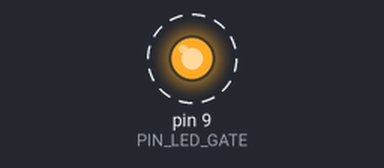
Bench run of a sketch on a simulated Arduino Uno, built with avr-gcc and run on an emulated ATmega328P. Parts: output pins drawn as LEDs (lit = HIGH). Dashed ring = blinking.

Above: at 0.5 s.
Timing chart, 0 to 4.6 s (numbered marks = the images above):
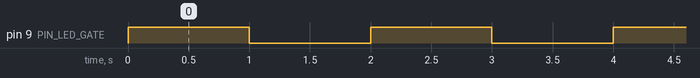

The sketch:

high_power_led_arduino_9v.ino
```cpp
// Arduino-controlled high-power LED example
// Pin map:
// D9 -> 220R gate resistor -> Q1 gate
// Q1 source -> GND
// Q1 drain -> LED cathode
// LED anode -> R1 -> +9V
// R3 10k pulls gate to GND for safe boot-off behavior

const int PIN_LED_GATE = 9;

void setup() {
  pinMode(PIN_LED_GATE, OUTPUT);
  digitalWrite(PIN_LED_GATE, LOW);
}

void loop() {
  digitalWrite(PIN_LED_GATE, HIGH);
  delay(1000);
  digitalWrite(PIN_LED_GATE, LOW);
  delay(1000);
}
```

Measured:
- by itself, pin 9 (PIN_LED_GATE): alternates HIGH for 1.0 s and LOW for 1.0 s
